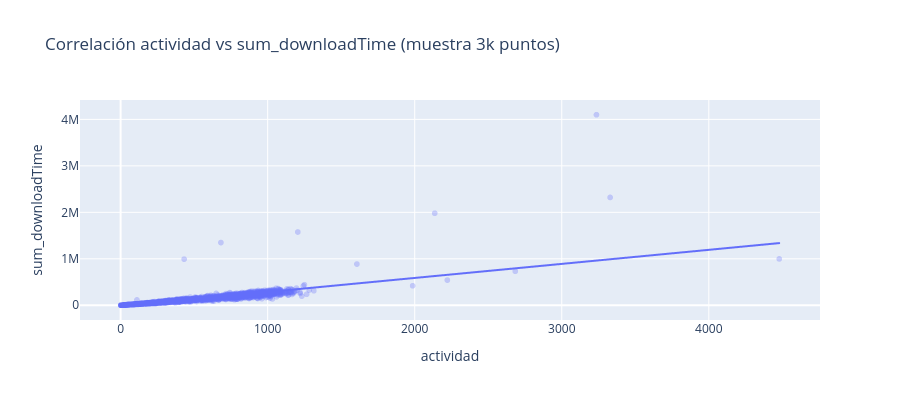

The notebook cell saved with this chart:
### Markdown cell above
## 7. Correlación actividad ↔ sum_downloadTime

### Code cell
fig = px.scatter(df.sample(3000, random_state=0), x="actividad", y="sum_downloadTime",
                 opacity=0.3, trendline="ols",
                 title="Correlación actividad vs sum_downloadTime (muestra 3k puntos)")
fig.update_layout(height=400)
fig.show()

print(f"Correlación Pearson: {df['actividad'].corr(df['sum_downloadTime']):.4f}")

### Figure 1 — Plotly figure (JSON) as saved in the notebook; plotly's stock layout.template omitted (floating-point values rounded to 4 significant figures; data arrays with more than 128 entries replaced by an {"elided": "..."} marker saying what was removed)
{"data": [{"hovertemplate": "actividad=%{x}<br>sum_downloadTime=%{y}<extra></extra>", "legendgroup": "", "marker": {"color": "#636efa", "opacity": 0.3, "symbol": "circle"}, "mode": "markers", "name": "", "showlegend": false, "type": "scattergl", "x": {"elided": "3000 int values"}, "xaxis": "x", "y": {"elided": "3000 int values"}, "yaxis": "y"}, {"hovertemplate": "<b>OLS trendline</b><br>sum_downloadTime = 302.457 * actividad + -17124.5<br>R<sup>2</sup>=0.643599<br><br>actividad=%{x}<br>sum_downloadTime=%{y} <b>(trend)</b><extra></extra>", "legendgroup": "", "marker": {"color": "#636efa", "symbol": "circle"}, "mode": "lines", "name": "", "showlegend": false, "type": "scattergl", "x": {"elided": "3000 int values"}, "xaxis": "x", "y": {"elided": "3000 float values"}, "yaxis": "y"}], "layout": {"height": 400, "legend": {"tracegroupgap": 0}, "title": {"text": "Correlación actividad vs sum_downloadTime (muestra 3k puntos)"}, "xaxis": {"anchor": "y", "domain": [0, 1], "title": {"text": "actividad"}}, "yaxis": {"anchor": "x", "domain": [0, 1], "title": {"text": "sum_downloadTime"}}}}
